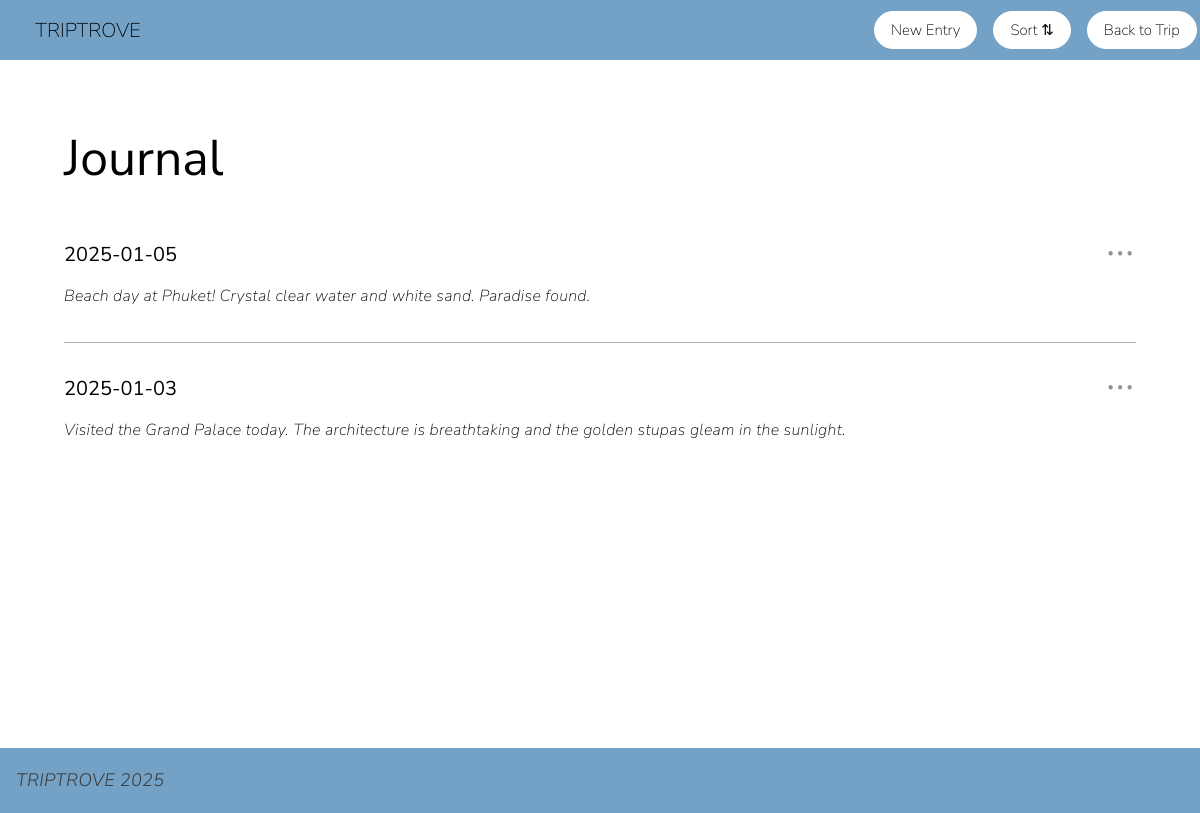
Screenshot of /journal/2 with the database file from the repository.
### tables this page shows
CREATE TABLE Journal (
            journal_id INTEGER PRIMARY KEY AUTOINCREMENT,
            entry_date TEXT NOT NULL,
            journal_entry TEXT NOT NULL,
            trip_id INTEGER NOT NULL,
            FOREIGN KEY(trip_id) REFERENCES Trips(trip_id) ON DELETE CASCADE
        );

### app.py (the view, shortened to what this page needs)
@app.route('/journal/<int:trip_id>', methods=['GET', 'POST'])
def journal(trip_id):
    conn = sqlite3.connect('part_a.db')
    conn.row_factory = sqlite3.Row
    cursor = conn.cursor()
    sort_by = request.args.get('sort', 'date_desc')
    if sort_by == 'date_asc':
        order_clause = 'ORDER BY entry_date ASC'
    elif sort_by == 'date_desc':
        order_clause = 'ORDER BY entry_date DESC'
    else:
        order_clause = 'ORDER BY entry_date DESC'
    cursor.execute('SELECT * FROM Trips WHERE trip_id = ?', (trip_id,))
    trip = cursor.fetchone()
    query = f'SELECT entry_date, journal_entry, journal_id FROM Journal WHERE trip_id = ? {order_clause}'
    cursor.execute(query, (trip_id,))
    entries = cursor.fetchall()
    conn.close()
    return render_template('journal.html', entries=entries, trip=trip, trip_id=trip_id)

### templates/journal.html (shortened to what this page needs)
{% extends "base.html" %}
{% block head %}
<header>
    <h1>
        <a href="/">TRIPTROVE</a>
    </h1>
    <nav>
        <a href="/journal/add/{{ trip_id }}" class="new-entry-btn">New Entry</a>
        <a href="#" class="sort-btn">Sort ⇅</a>
        <a href="/trip/{{trip_id}}">Back to Trip</a>
    </nav>
</header>
{% endblock %}
{% block body %}
<div class="journal-full-container">
    <h2 class="journal-title">Journal</h2>
    {% if entries %}
    <div class="journal-entries-full">
        {% for entry in entries %}
        <div class="journal-entry" data-entry-id="{{ entry[2] }}">
            <div class="entry-header">
                <div class="entry-date view-mode">{{ entry[0] }}</div>
                <div style="position: relative;">
                    <span class="entry-menu" data-entry-id="{{ entry[2] }}">•••</span>
                </div>
            </div>
            <p class="entry-text view-mode">{{ entry[1] }}</p>
        </div>
        {% if not loop.last %}
        <hr class="entry-divider">
        {% endif %}
        {% endfor %}
    </div>
    {% else %}
    <p class="no-entries">No journal entries yet. Click "New Entry" to add one!</p>
    {% endif %}
</div>
{% endblock %}
{% block footer %}
<p>TRIPTROVE 2025</p>
{% endblock %}

### static/style.css (style rules this page uses)
h1, h1 a { font-family: 'Nunito Sans', sans-serif; font-size: 20px; font-weight: lighter; color: rgb(1,1,1); padding: 0; padding-left: 1rem; border: none; background-color: transparent; border-radius: 0; text-decoration: none; }
h2 { font-family: 'Nunito Sans', sans-serif; font-size: 50px; font-weight: normal; color: rgb(0, 0, 0); padding-left: 2rem; }
p { font-family: 'Nunito Sans', sans-serif; font-size: 18px; font-weight: 300; font-style: italic; color: rgb(60, 60, 60); margin-left: 1rem; line-height: 1.6; letter-spacing: 0.3px; }
body { margin: 0; padding: 0; min-height: 100vh; display: flex; flex-direction: column; }
header { display: flex; justify-content: space-between; align-items: center; background-color: rgba(46, 116, 170, 0.667); padding: 0.2rem; }
nav { display: flex; gap: 1rem; position: relative; }
nav a { font-family: 'Nunito Sans', sans-serif; font-size: 15px; font-weight: lighter; color: rgb(1,1,1); text-decoration: none; padding: 0.5rem 0.5rem; padding-left: 1rem; padding-right: 1rem; border: 1px solid rgb(255, 255, 255); background-color: rgb(255, 255, 255); border-radius: 25px; display: inline-block; }
.journal-full-container { margin: 2rem 4rem; padding: 2rem 0; min-height: 70vh; position: relative; }
.journal-title { font-family: 'Nunito Sans', sans-serif; font-size: 50px; font-weight: normal; color: rgb(0, 0, 0); padding: 0; margin: 0 0 3rem 0; }
.journal-entries-full { margin-top: 2rem; }
.journal-entry { margin-bottom: 2rem; }
.entry-header { display: flex; justify-content: space-between; align-items: center; margin-bottom: 1rem; }
.entry-date { font-family: 'Nunito Sans', sans-serif; font-size: 20px; font-weight: normal; color: rgb(0, 0, 0); margin: 0; padding: 0; }
.entry-menu { font-size: 18px; color: rgb(147, 147, 147); cursor: pointer; letter-spacing: 0.2rem; user-select: none; }
.entry-text { font-family: 'Nunito Sans', sans-serif; font-size: 16px; font-weight: lighter; color: rgb(1, 1, 1); line-height: 1.6; margin: 0; padding: 0; }
.entry-divider { border: none; border-top: 1px solid rgb(180, 180, 180); margin: 2rem 0; }

### rows the page displays
Journal: entry_date "2025-01-05", journal_entry "Beach day at Phuket! Crystal clear water and white sand. Paradise found."
Journal: entry_date "2025-01-03", journal_entry "Visited the Grand Palace today. The architecture is breathtaking and the golden stupas gleam in the sunlight."
